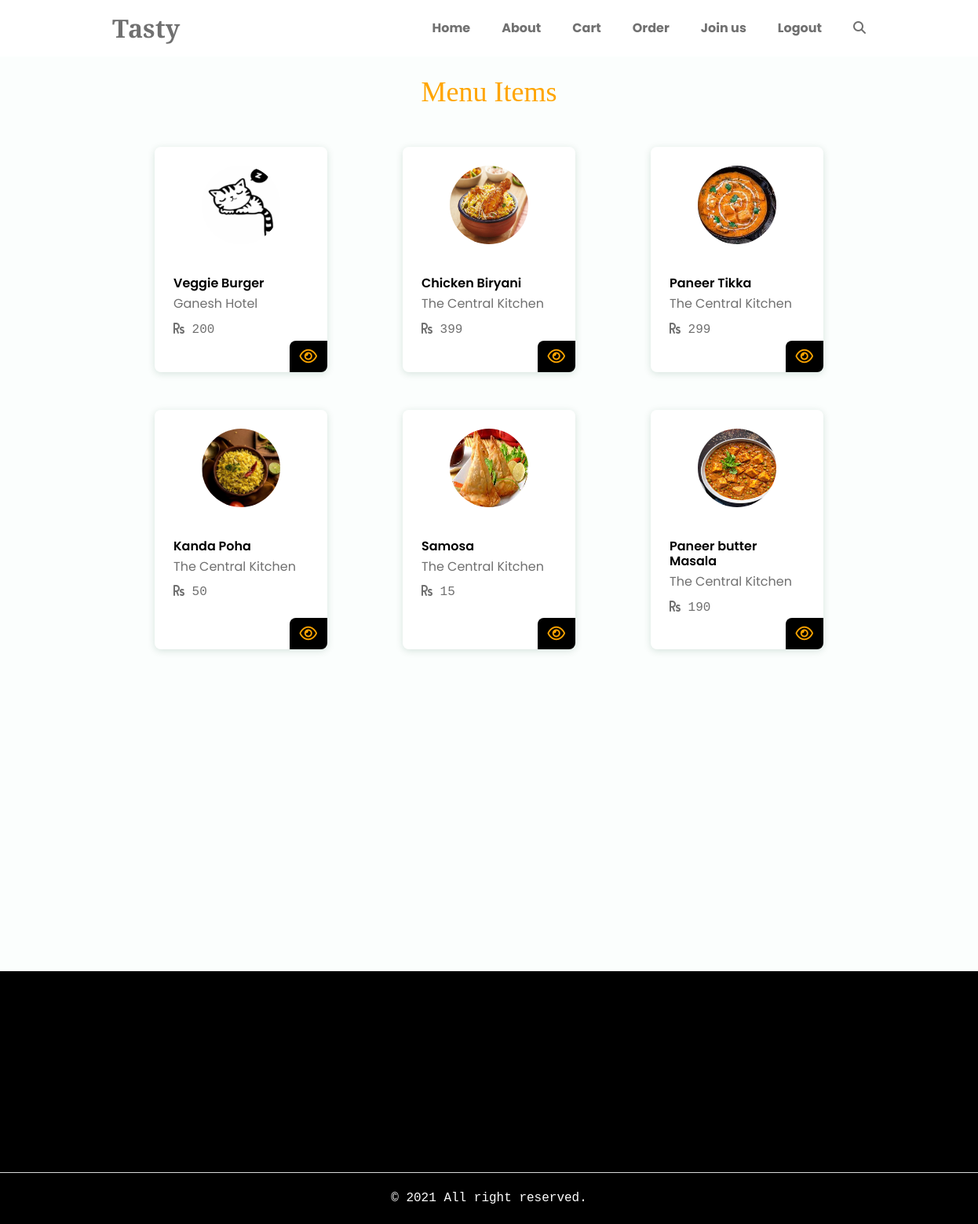
Before: /hotel/menu_items/ (signed in) with the older database file.
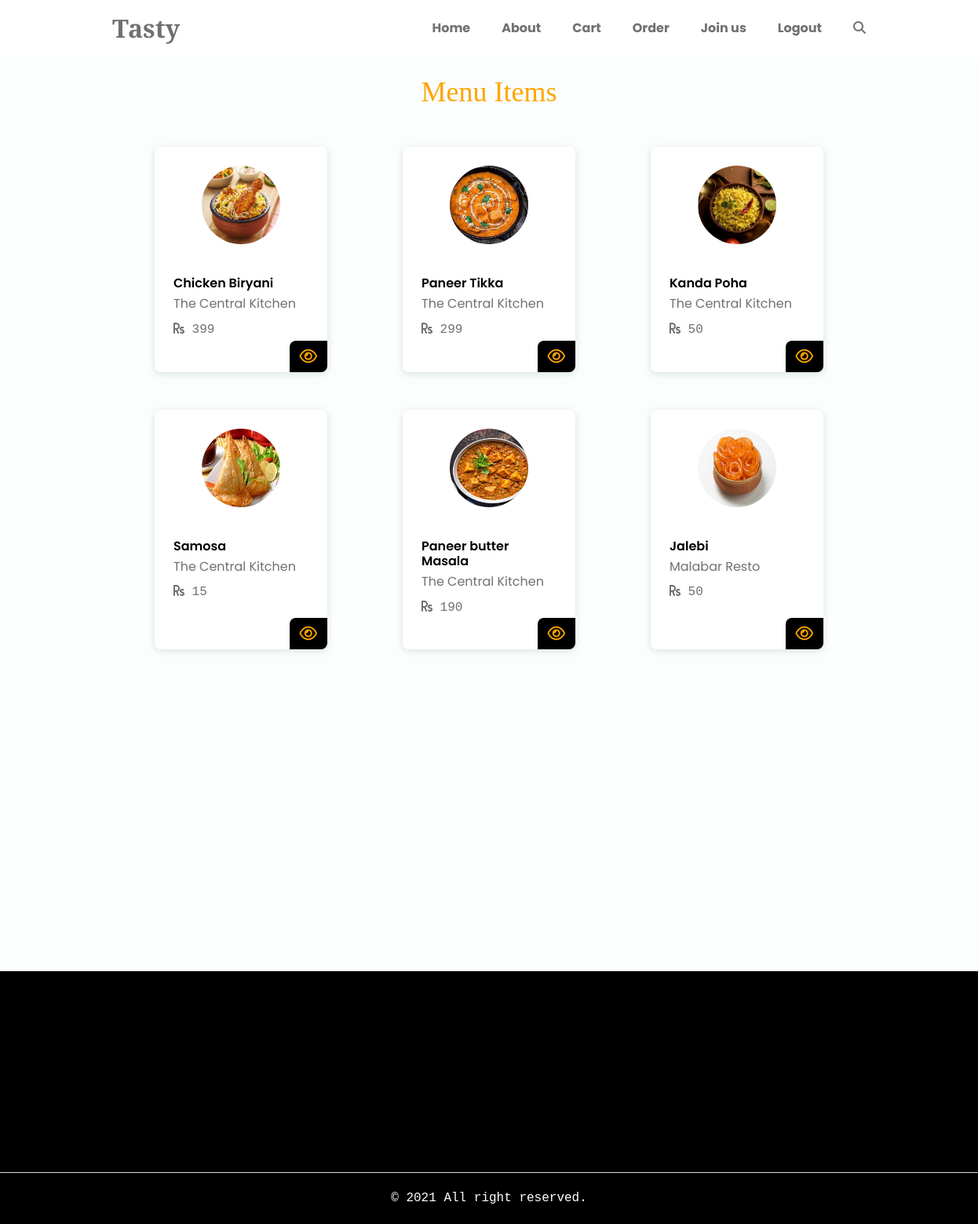
After: the same page with the newer database file.
### hotel_register/models.py (models this page shows, shortened)
class Menu(models.Model):
    hotel = models.ForeignKey(Hotel, models.CASCADE)
    name = models.CharField(max_length=100)
    price = models.IntegerField()
    description = models.CharField(max_length=1000)
    image = models.ImageField(upload_to="menu")
    food_type = models.CharField(max_length=20, choices=MENU_CHOICE)
    calories = models.DecimalField(default=0, blank=False, null=False, max_digits=8, decimal_places=2)
    protein = models.DecimalField(default=0, blank=False, null=False, max_digits=8, decimal_places=2)
    fats = models.DecimalField(default=0, blank=False, null=False, max_digits=8, decimal_places=2)
    sugar = models.DecimalField(default=0, blank=False, null=False, max_digits=8, decimal_places=2)

class Hotel(models.Model):
    name = models.CharField(max_length=50)
    registation_form = models.ForeignKey(Hotel_Form, on_delete=models.CASCADE)
    address = models.CharField(max_length=1000)
    city = models.CharField(max_length=100)
    pincode = models.IntegerField()
    image = models.ImageField(upload_to="hotel_image")
    hotel_number = models.IntegerField()
    hotel_email = models.CharField(max_length=50)
    shop_license_number = models.IntegerField(blank=True, null=True)
    fssai_number = models.IntegerField(blank=True, null=True)
    fssai_image = models.FileField(upload_to = "fssai", blank=True, null=True)

### hotel_register/views.py (the view)
# urls.py: path('menu_items/', views.owner_menu_items, name="owner_menu_items"),
def owner_menu_items(request):
    hotel_form = Hotel_Form.objects.get(customer = request.user)
    hotels = Hotel.objects.filter(registation_form = hotel_form)
    menu_items = []
    for hotel in hotels:
        menu_item_set = Menu.objects.filter(hotel = hotel)
        for menu_item in menu_item_set:
            menu_items.append(menu_item)
    return render(request, 'hotel_register/owner_menu.html', {"hotels": menu_items})

### hotel_register/templates/hotel_register/owner_menu.html (shortened to what this page needs)
{% extends "food/base.html" %}
{% load static %}
{% block style %}
    <link rel="stylesheet" href="{% static 'css/home.css' %}">
{% endblock style %}
{% block content %}
    <div class="pt-5 mt-5">
         <section class="menu bd-container" id="menu">
            <h2 class="section-title section-color pb-0 text_orange">Menu Items</h2>
            <div class="menu__container bd-grid">
                {% for hotel in hotels %}
                <div class="menu__content mb-4">
                    <img src="{{hotel.image.url}}" alt="Hotel image" class="menu__img">
                    <h3 class="menu__name mt-4 mb-1">{{hotel.name}}</h3>
                    <p class="mt-0 mb-2">{{hotel.hotel.name}}</p>
                    <span class="menu__detail mb-3">
                        {% if hotel.price %}
                            <i class="fas fa-rupee-sign fs-6"></i> {{hotel.price}}
                        {% else %}
                            {{hotel.city}}
                        {% endif %}
                    </span>
                    <a href="{% url 'update_menu' hotel.id %}" class="menu__button"><i class="far fa-eye"></i></i></a>
                </div>
                {% endfor %}
            </div>
        </section>
    </div>
<br><br>
{% endblock content %}

Changed rows visible on the page:
removed Menu: image (picture), name "Veggie Burger", hotel.name "Ganesh Hotel", price "200"
now on this page (row unchanged): Menu: image (picture), name "Jalebi", hotel.name "Malabar Resto", price "50"
